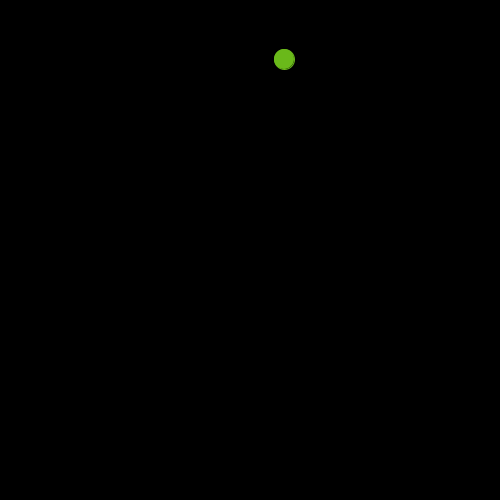
Frame 1 (no input)
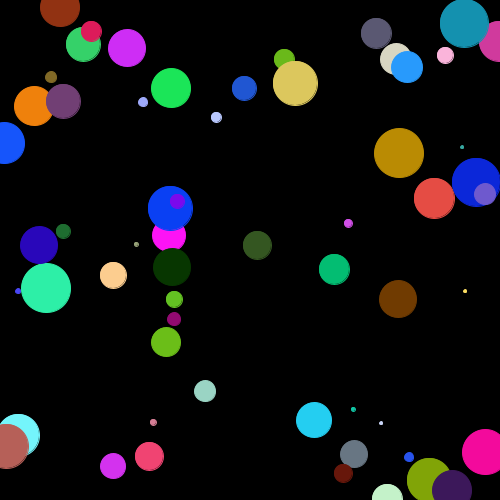
Frame 60 (the mouse pressed at the canvas centre just before this capture)
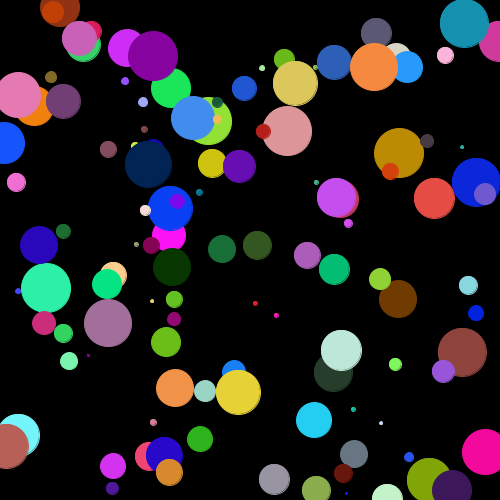
Frame 120 (the mouse held since frame 60 and released just before this capture)

The Processing sketch that drew these frames (run headless with seeded random() and noise(); from frame 60 on, the mouse is pressed at the canvas centre):

// Processing sketch: color
// ── color.pde
/*
Christopher Romo
CS4800 (T/R)
October 8th, 2024
Project - Elements of Art
*/

void setup() {
  size(500,500);
  surface.setLocation(100, 100);
  background(0);
  
} // setup()

// import random to generate random numbers
import java.util.Random;
Random rand = new Random();

void draw() {
  // save random numbers into variables
  int pos_x = rand.nextInt(500);
  int pos_y = rand.nextInt(500);
  int size = rand.nextInt(50);
  int red = rand.nextInt(255);
  int green = rand.nextInt(255);
  int blue = rand.nextInt(255);
  
  // use variables to create circles
  stroke(red,green,blue);
  fill(red,green,blue);
  ellipse(pos_x,pos_y,size,size);
  
} // draw ()

void mousePressed() {
  // resets the background
  background(0);
  
} // mousePressed()
